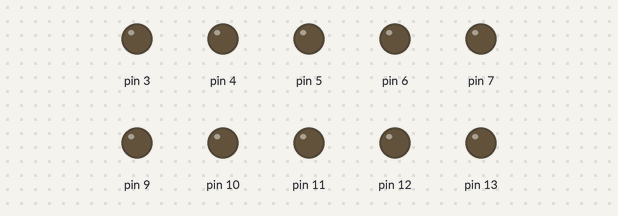
Recording of a sketch running on a simulated Arduino Uno, built with avr-gcc and run on an emulated ATmega328P. Parts: output pins drawn as LEDs (lit = HIGH).

Above: at 0.15 s.
At 0.45 s:
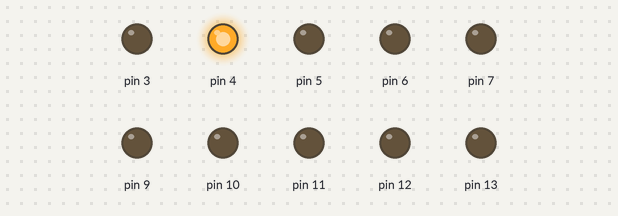
At 0.75 s:
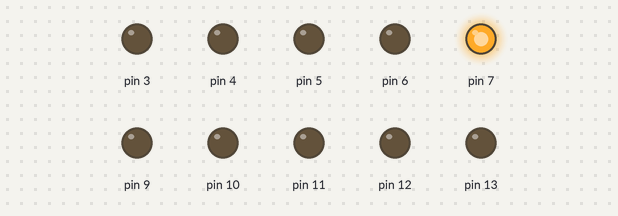
At 1.35 s:
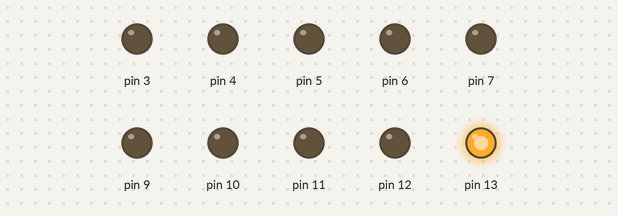
At 2.35 s:
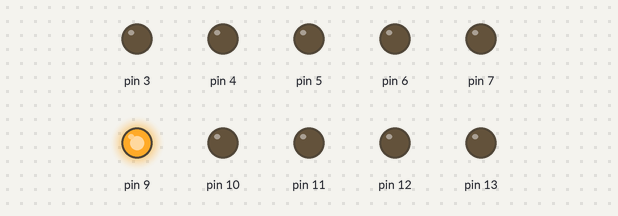
At 3.15 s:
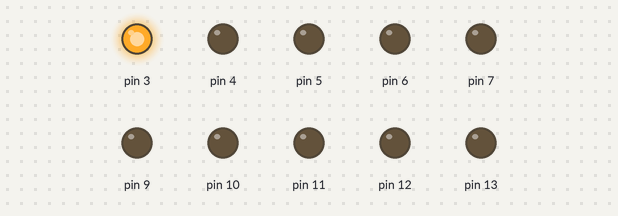
Timing chart, 0 to 3.5 s (numbered marks = the images above):
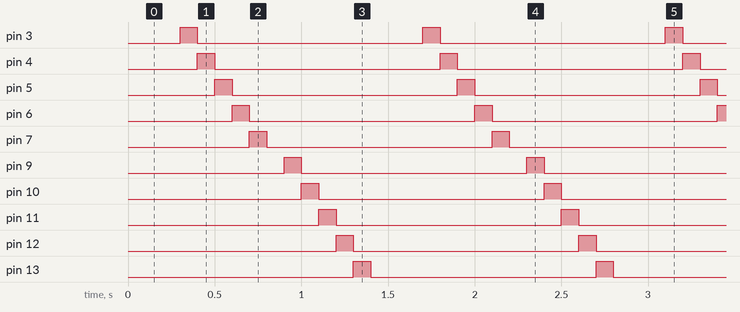

The sketch:

3.3.ino
```cpp
void setup(){
    Serial.begin(9600);
    pinMode(3, OUTPUT); pinMode(4, OUTPUT); pinMode(5, OUTPUT);
    pinMode(6, OUTPUT); pinMode(7, OUTPUT); pinMode(9, OUTPUT);
    pinMode(10, OUTPUT); pinMode(11, OUTPUT); pinMode(12, OUTPUT);
    pinMode(13, OUTPUT);
}
void loop(){
  int pin =0;
   for (pin =0; pin <= 13; pin++) {
       digitalWrite(pin, 1);
       delay(100);
       digitalWrite(pin, 0);
   }
}
```

Measured:
- by itself, pin 3–7, pin 9–13: alternates HIGH for 0.10 s and LOW for 1.3 s
- by itself, everything shown: repeats every 1.4 s, in 12 steps
